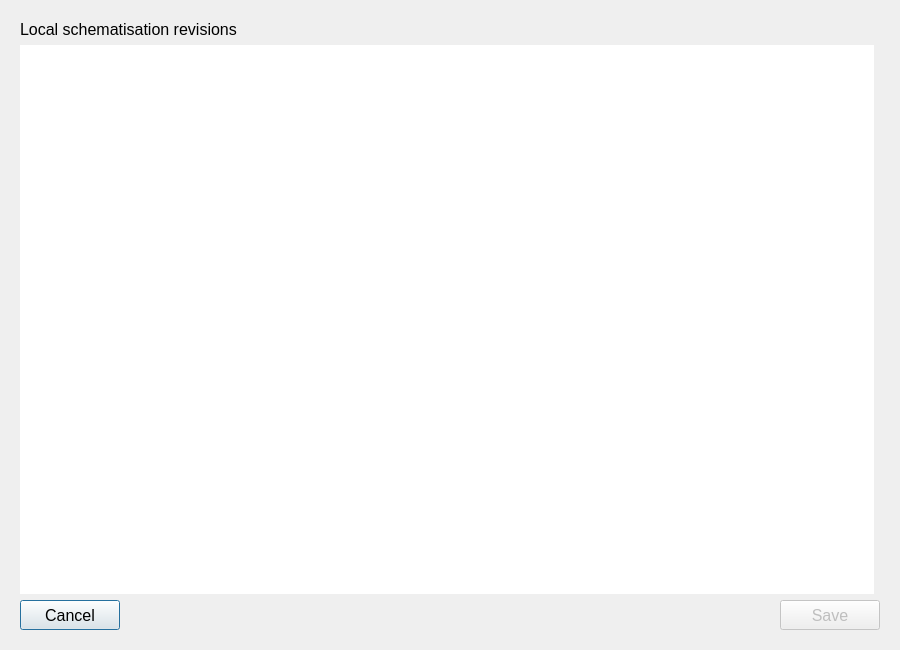
<?xml version="1.0" encoding="UTF-8"?>
<ui version="4.0">
 <class>Dialog</class>
 <widget class="QDialog" name="Dialog">
  <property name="geometry">
   <rect>
    <x>0</x>
    <y>0</y>
    <width>900</width>
    <height>650</height>
   </rect>
  </property>
  <property name="font">
   <font>
    <family>Segoe UI</family>
   </font>
  </property>
  <property name="windowTitle">
   <string>Save local schematisation</string>
  </property>
  <layout class="QGridLayout" name="gridLayout">
   <item row="0" column="0">
    <widget class="QWidget" name="schematisation_download_widget" native="true">
     <property name="sizePolicy">
      <sizepolicy hsizetype="Preferred" vsizetype="Expanding">
       <horstretch>0</horstretch>
       <verstretch>0</verstretch>
      </sizepolicy>
     </property>
     <property name="minimumSize">
      <size>
       <width>500</width>
       <height>300</height>
      </size>
     </property>
     <layout class="QGridLayout" name="gridLayout_8">
      <item row="2" column="0" colspan="2">
       <layout class="QHBoxLayout" name="horizontalLayout_2">
        <property name="bottomMargin">
         <number>0</number>
        </property>
        <item>
         <widget class="QPushButton" name="pb_cancel">
          <property name="minimumSize">
           <size>
            <width>100</width>
            <height>30</height>
           </size>
          </property>
          <property name="maximumSize">
           <size>
            <width>16777215</width>
            <height>16777215</height>
           </size>
          </property>
          <property name="font">
           <font>
            <family>Segoe UI</family>
            <pointsize>12</pointsize>
           </font>
          </property>
          <property name="text">
           <string>Cancel</string>
          </property>
         </widget>
        </item>
        <item>
         <spacer name="horizontalSpacer_7">
          <property name="orientation">
           <enum>Qt::Horizontal</enum>
          </property>
          <property name="sizeHint" stdset="0">
           <size>
            <width>40</width>
            <height>20</height>
           </size>
          </property>
         </spacer>
        </item>
        <item>
         <widget class="QPushButton" name="pb_load">
          <property name="enabled">
           <bool>false</bool>
          </property>
          <property name="minimumSize">
           <size>
            <width>100</width>
            <height>30</height>
           </size>
          </property>
          <property name="maximumSize">
           <size>
            <width>16777215</width>
            <height>16777215</height>
           </size>
          </property>
          <property name="font">
           <font>
            <family>Segoe UI</family>
            <pointsize>12</pointsize>
           </font>
          </property>
          <property name="text">
           <string>Save</string>
          </property>
         </widget>
        </item>
       </layout>
      </item>
      <item row="0" column="0">
       <widget class="QLabel" name="label">
        <property name="font">
         <font>
          <family>Segoe UI</family>
          <pointsize>12</pointsize>
         </font>
        </property>
        <property name="text">
         <string>Local schematisation revisions</string>
        </property>
       </widget>
      </item>
      <item row="1" column="0">
       <widget class="QTreeView" name="revisions_tv">
        <property name="font">
         <font>
          <family>Segoe UI</family>
          <pointsize>10</pointsize>
         </font>
        </property>
        <property name="frameShape">
         <enum>QFrame::NoFrame</enum>
        </property>
        <property name="editTriggers">
         <set>QAbstractItemView::NoEditTriggers</set>
        </property>
       </widget>
      </item>
     </layout>
    </widget>
   </item>
  </layout>
 </widget>
 <resources/>
 <connections/>
</ui>
